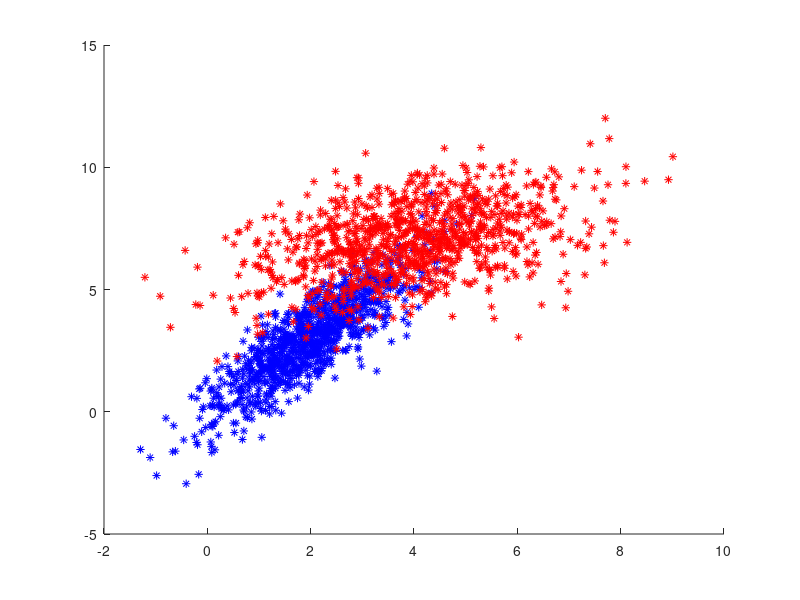
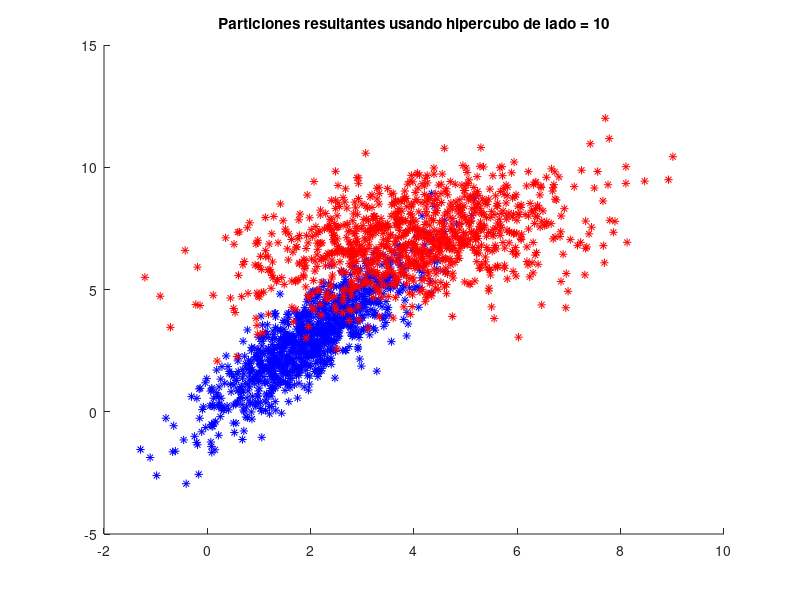

MATLAB code to generate these figures, in order: (Note: this script raises an error after producing the figures.)
% Genero dos clases en R2

% Caso clases con dos Gaussinas
mu = [2,3];
sigma = [1,1.5;1.5,3];
rng default  % For reproducibility
F1 = mvnpdf(mu, sigma);
r1 = mvnrnd(mu,sigma,1000);

mu1 = [4,7];
sigma1 = [2.5,1.0;1.0,2];
rng default  % For reproducibility
F2 = mvnpdf(mu1, sigma1);
r2 = mvnrnd(mu1,sigma1,1000);

%  Figura1 : Grafico de las dos clases
figure(1)
hold on;
plot(r1(:,1),r1(:,2),'b*')
plot(r2(:,1),r2(:,2),'r*')

indices_min = r1(1, :);
indices_max = r1(1, :);
for i=1:1000
	indices_min_i = zeros(2);
	indices_max_i = zeros(2);
	for j=1:2
		if (r1(i,j) <= r2(i,j))
			indices_min_i(j) = r1(i,j);
			indices_max_i(j) = r2(i,j);
		else 
			indices_min_i(j) = r2(i,j);
			indices_max_i(j) = r1(i,j);
		end
		if (indices_min_i(j) < indices_min(j))
			indices_min(j) = indices_min_i(j);
		end
		if (indices_max_i(j) > indices_max(j))
			indices_max(j) = indices_max_i(j);
		end
	end
end

x1 = floor(indices_min(1));
x2 = ceil(indices_max(1));
m_width = x2-x1;
y1 = floor(indices_min(2));
y2 = ceil(indices_max(2));
m_height = y2 - y1;
matrix = zeros([m_width m_height]);

% Parametros ventana de parzen
ventanas = [10, 4, 2, 1, 0.5];
dim = 2;
fig = 2;

for k=1:length(ventanas)

    h = ventanas(k);

    %  Usando ventana hipercubica
    img = figure(fig);
    fig = fig+1;
    title(['Particiones resultantes usando hipercubo de lado = ', num2str(h)]);
    hold on;
    plot(r1(:,1),r1(:,2),'b*')
    plot(r2(:,1),r2(:,2),'r*')

    for i=x1:x2
        for j=y1:y2
            x_ij = [i, j];
            p1 = parzen_hipercubo(x_ij, r1, h, dim);
            p2 = parzen_hipercubo(x_ij, r2, h, dim);
            if ( p1 > p2 )
                p = patch([i-0.5 i+0.5 i+0.5 i-0.5],[j-0.5 j-0.5 j+0.5 j+0.5],'b');
                set(p,'FaceAlpha',0.1);
                set(p,'LineStyle','none');
            elseif ( p2 > p1 )
                p = patch([i-0.5 i+0.5 i+0.5 i-0.5],[j-0.5 j-0.5 j+0.5 j+0.5],'r');
                set(p,'FaceAlpha',0.1);
                set(p,'LineStyle','none');
            end
        end
    end
    hold off;
    saveas(img, ['ej2_hipercubo_h', num2str(h), '.png']);

    % Usando ventana circular
    img = figure(fig);
    fig = fig + 1;
    title(['Particiones resultantes usando ventana circular de radio = ', num2str(h)]);
    hold on;
    plot(r1(:,1),r1(:,2),'b*')
    plot(r2(:,1),r2(:,2),'r*')

    for i=x1:x2
        for j=y1:y2
            x_ij = [i, j];
            p1 = parzenr2_circulo(x_ij, r1, h);
            p2 = parzenr2_circulo(x_ij, r2, h);
            if ( p1 > p2 )
                p = patch([i-0.5 i+0.5 i+0.5 i-0.5],[j-0.5 j-0.5 j+0.5 j+0.5],'b');
                set(p,'FaceAlpha',0.1);
                set(p,'LineStyle','none');
            elseif ( p2 > p1 )
                p = patch([i-0.5 i+0.5 i+0.5 i-0.5],[j-0.5 j-0.5 j+0.5 j+0.5],'r');
                set(p,'FaceAlpha',0.1);
                set(p,'LineStyle','none');
            end
        end
    end
    hold off;
    saveas(img, ['ej2_circular_h', num2str(h), '.png']);

end

% Usando knn
img = figure(fig);
title('Particiones resultantes usando k vecinos más cercanos');
hold on;
plot(r1(:,1),r1(:,2),'b*')
plot(r2(:,1),r2(:,2),'r*')

for i=x1:x2
    for j=y1:y2
        x_ij = [i, j];
        p1 = knn_2D(x_ij, r1);
        p2 = knn_2D(x_ij, r2);
        if ( p1 > p2 )
            p = patch([i-0.5 i+0.5 i+0.5 i-0.5],[j-0.5 j-0.5 j+0.5 j+0.5],'b');
            set(p,'FaceAlpha',0.1);
            set(p,'LineStyle','none');
        elseif ( p2 > p1 )
            p = patch([i-0.5 i+0.5 i+0.5 i-0.5],[j-0.5 j-0.5 j+0.5 j+0.5],'r');
            set(p,'FaceAlpha',0.1);
            set(p,'LineStyle','none');
        end
    end
end
hold off;
saveas(img, 'ej2_knvecinos.png');

